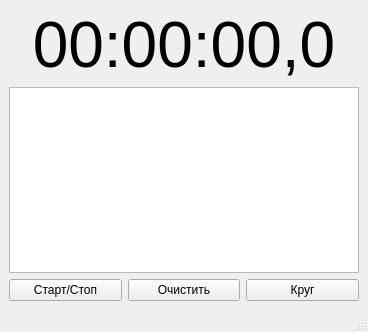
<?xml version="1.0" encoding="UTF-8"?>
<ui version="4.0">
 <class>MainWindow</class>
 <widget class="QMainWindow" name="MainWindow">
  <property name="geometry">
   <rect>
    <x>0</x>
    <y>0</y>
    <width>368</width>
    <height>332</height>
   </rect>
  </property>
  <property name="windowTitle">
   <string>Секундомер</string>
  </property>
  <property name="windowIcon">
   <iconset resource="resource.qrc">
    <normaloff>:/stopwatch.ico</normaloff>:/stopwatch.ico</iconset>
  </property>
  <widget class="QWidget" name="centralwidget">
   <layout class="QVBoxLayout" name="verticalLayout">
    <item>
     <widget class="QLabel" name="lb_time">
      <property name="enabled">
       <bool>true</bool>
      </property>
      <property name="font">
       <font>
        <pointsize>48</pointsize>
        <italic>false</italic>
       </font>
      </property>
      <property name="text">
       <string notr="true">00:00:00,0</string>
      </property>
      <property name="alignment">
       <set>Qt::AlignmentFlag::AlignCenter</set>
      </property>
      <property name="textInteractionFlags">
       <set>Qt::TextInteractionFlag::NoTextInteraction</set>
      </property>
     </widget>
    </item>
    <item>
     <widget class="QTextEdit" name="te_browser"/>
    </item>
    <item>
     <layout class="QHBoxLayout" name="horizontalLayout">
      <item>
       <widget class="QPushButton" name="pb_start_stop">
        <property name="text">
         <string>Старт/Стоп</string>
        </property>
       </widget>
      </item>
      <item>
       <widget class="QPushButton" name="pb_reset">
        <property name="text">
         <string>Очистить</string>
        </property>
       </widget>
      </item>
      <item>
       <widget class="QPushButton" name="pb_circle">
        <property name="text">
         <string>Круг</string>
        </property>
       </widget>
      </item>
     </layout>
    </item>
   </layout>
   <zorder>te_browser</zorder>
   <zorder>lb_time</zorder>
  </widget>
  <widget class="QMenuBar" name="menubar">
   <property name="geometry">
    <rect>
     <x>0</x>
     <y>0</y>
     <width>368</width>
     <height>21</height>
    </rect>
   </property>
  </widget>
  <widget class="QStatusBar" name="statusbar"/>
 </widget>
 <resources>
  <include location="resource.qrc"/>
 </resources>
 <connections/>
</ui>
